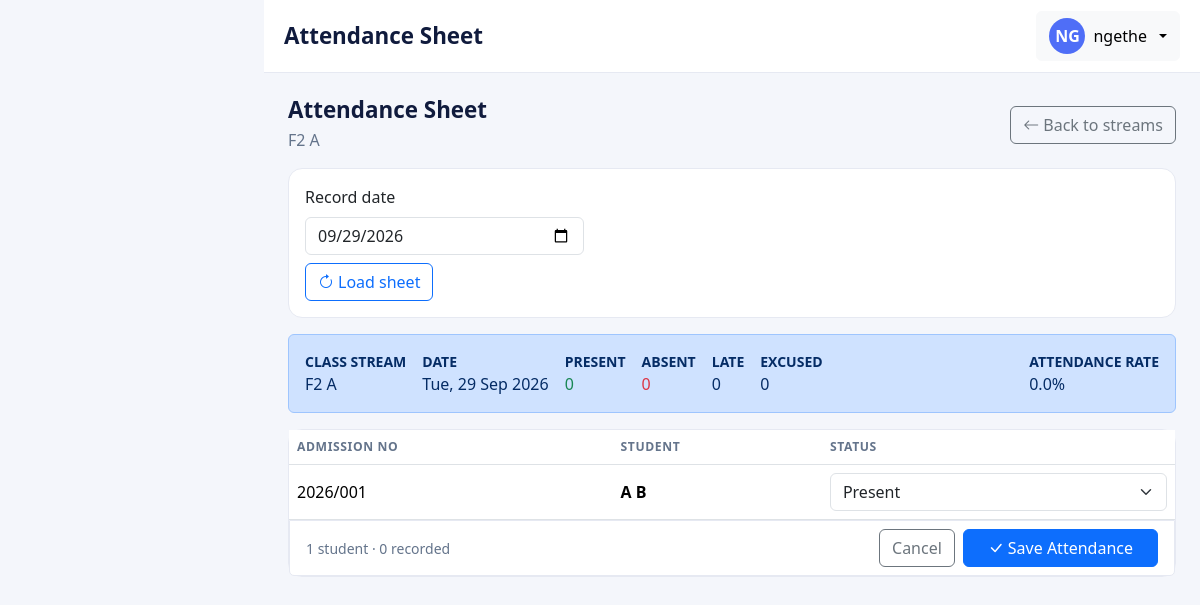
Screenshot of /attendance/sheet/?class_stream=1&date=2026-09-29 (signed in) with the database file from the repository.
### accounts/models.py (models this page shows, shortened)
class UserProfile(models.Model):
    class Roles(models.TextChoices):
        ADMIN = 'ADMIN', 'Administrator'
        TEACHER = 'TEACHER', 'Teacher'
        PARENT = 'PARENT', 'Parent'
    user = models.OneToOneField(User, on_delete=models.CASCADE, related_name='profile')
    role = models.CharField(max_length=10, choices=Roles.choices, default=Roles.PARENT)
    phone = models.CharField(max_length=20, blank=True)
    @property
    def is_admin(self):
        return self.role == self.Roles.ADMIN

### core/models.py (models this page shows, shortened)
class ClassStream(models.Model):
    school_class = models.ForeignKey(
        SchoolClass, on_delete=models.PROTECT, related_name='class_streams',
    )
    stream = models.ForeignKey(
        Stream, on_delete=models.PROTECT, related_name='class_streams',
    )
    class_teacher = models.ForeignKey(
        Teacher, null=True, blank=True,
        on_delete=models.SET_NULL, related_name='headed_streams',
    )
    subjects = models.ManyToManyField(Subject, blank=True, related_name='class_streams')
    class Meta:
        ordering = ['school_class__name', 'stream__name']
        constraints = [
            models.UniqueConstraint(
                fields=['school_class', 'stream'],
                name='unique_class_stream',
            ),
        ]
    def __str__(self):
        return f'{self.school_class.name} {self.stream.name}'

class SchoolClass(models.Model):
    name = models.CharField(max_length=100, unique=True)
    is_active = models.BooleanField(default=True)
    class Meta:
        ordering = ['name']

class Stream(models.Model):
    name = models.CharField(max_length=50, unique=True)
    class Meta:
        ordering = ['name']

### students/models.py (models this page shows, shortened)
class Student(models.Model):
    class Gender(models.TextChoices):
        MALE = 'M', 'Male'
        FEMALE = 'F', 'Female'
    class Status(models.TextChoices):
        ACTIVE = 'ACTIVE', 'Active'
        INACTIVE = 'INACTIVE', 'Inactive'
        GRADUATED = 'GRADUATED', 'Graduated'
        TRANSFERRED = 'TRANSFERRED', 'Transferred'
        SUSPENDED = 'SUSPENDED', 'Suspended'
    user = models.OneToOneField(
        User, null=True, blank=True,
        on_delete=models.SET_NULL, related_name='student',
    )
    admission_no = models.CharField(max_length=20, unique=True)
    first_name = models.CharField(max_length=100)
    middle_name = models.CharField(max_length=100, blank=True)
    last_name = models.CharField(max_length=100)
    gender = models.CharField(max_length=1, choices=Gender.choices)
    date_of_birth = models.DateField()
    class_stream = models.ForeignKey(
        'core.ClassStream', on_delete=models.PROTECT, related_name='students',
    )
    parents = models.ManyToManyField(
        Parent, through='StudentParent', related_name='children',
    )
    date_admitted = models.DateField()
    status = models.CharField(
        max_length=12, choices=Status.choices, default=Status.ACTIVE,
    )
    contact_name = models.CharField(max_length=100, blank=True)
    contact_phone = models.CharField(max_length=20, blank=True)
    class Meta:
        ordering = ['admission_no']
    @property
    def full_name(self):
        middle = f' {self.middle_name}' if self.middle_name else ''
        return f'{self.first_name}{middle} {self.last_name}'

### attendance/views.py (the view, shortened to what this page needs)
# urls.py: path('sheet/', AttendanceSheetView.as_view(), name='sheet'),
class AttendanceSheetView(LoginRequiredMixin, _PageTitleMixin, View):
    template_name = 'attendance/sheet.html'
    page_title = 'Attendance Sheet'
    def dispatch(self, request, *args, **kwargs):
        if not request.user.is_authenticated:
            return redirect_to_login(request.get_full_path())
        class_stream_id = request.GET.get('class_stream')
        if not class_stream_id:
            messages.error(request, 'Select a class stream first.')
            return HttpResponseRedirect(reverse('attendance:take'))
        self.class_stream = get_object_or_404(ClassStream, pk=class_stream_id)
        self.date = _parse_date(request.GET.get('date'))
        self.future = self.date > localdate()
        role = get_role(request.user)
        self.is_admin = role == ADMIN
        return super().dispatch(request, *args, **kwargs)
    def _roster(self):
        eligible = get_class_roster(self.class_stream, when=self.date)
        existing_records = list(
            Attendance.objects.filter(
                class_stream=self.class_stream, date=self.date
            ).select_related('student')
        )
        existing = {record.student_id: record for record in existing_records}
        pool = {student.pk: student for student in eligible}
        for record in existing_records:
            pool.setdefault(record.student_id, record.student)
        roster = sorted(pool.values(), key=lambda s: s.admission_no)
        return roster, existing
    def _formset(self, data=None):
        roster, existing = self._roster()
        initial = [
            {
                'student': student.pk,
                'status': (
                    existing[student.pk].status
                    if student.pk in existing
                    else Attendance.Status.PRESENT
                ),
            }
            for student in roster
        ]
        students = Student.objects.filter(pk__in=[s.pk for s in roster])
        return roster, AttendanceFormSet(
            data, initial=initial, form_kwargs={'students': students}
        )
    def _render(self, formset):
        roster, _ = self._roster()
        context = {
            'page_title': self.page_title,
            'class_stream': self.class_stream,
            'date': self.date,
            'future': self.future,
            'rows': list(zip(roster, formset)),
            'formset': formset,
            'summary': status_counts(
                Attendance.objects.filter(
                    class_stream=self.class_stream, date=self.date
                )
            ),
        }
        return render(self.request, self.template_name, context)
    def get(self, request, *args, **kwargs):
        roster, formset = self._formset()
        return self._render(formset)

### accounts/access.py (called while the page is built)
def get_role(user):
    if not user or not user.is_authenticated:
        return None
    profile = getattr(user, 'profile', None)
    return profile.role if profile else None

### attendance/services.py (called while the page is built)
def status_counts(queryset):
    counts = {choice: 0 for choice, _ in Attendance.Status.choices}
    rows = (
        queryset.order_by()
        .values('status')
        .annotate(total=Count('id'))
    )
    for row in rows:
        counts[row['status']] = row['total']
    total = sum(counts.values())
    percent = (counts['PRESENT'] / total * 100) if total else 0
    return {
        'counts': counts,
        'total': total,
        'percent': percent,
    }

### attendance/views.py (called while the page is built)
def _parse_date(value):
    if not value:
        return localdate()
    try:
        return datetime.strptime(value, '%Y-%m-%d').date()
    except (TypeError, ValueError):
        return localdate()

### students/services.py (called while the page is built)
def get_class_roster(class_stream, when=None, include_inactive=False):
    when = when or localdate()
    cs_id = class_stream.pk if isinstance(class_stream, ClassStream) else class_stream
    member_ids = set(
        StudentEnrollment.objects.filter(
            class_stream_id=cs_id,
            start_date__lte=when,
        )
        .filter(Q(end_date__isnull=True) | Q(end_date__gt=when))
        .values_list('student_id', flat=True)
    )
    member_ids |= set(
        Student.objects.filter(class_stream_id=cs_id)
        .exclude(pk__in=StudentEnrollment.objects.values_list('student_id', flat=True))
        .values_list('pk', flat=True)
    )
    students = Student.objects.filter(pk__in=member_ids).order_by('admission_no')
    if not include_inactive:
        students = students.filter(status=Student.Status.ACTIVE)
    return students

### templates/attendance/sheet.html (shortened to what this page needs)
{% extends 'base.html' %}
{% block content %}
  <div class="d-flex flex-wrap justify-content-between align-items-center gap-2 mb-3">
    <div>
      <h1 class="page-title mb-1">Attendance Sheet</h1>
      <p class="text-subtle mb-0">{{ class_stream }}</p>
    </div>
    <a href="{% url 'attendance:take' %}" class="btn btn-outline-secondary">
      <i class="bi bi-arrow-left me-1"></i>Back to streams
    </a>
  </div>
  <form method="get" class="card card-body-section mb-3">
    <div class="card-body py-3">
      <div class="row g-2 align-items-end">
        <div class="col-12 col-md-4">
          <label class="form-label" for="id_date">Record date</label>
          <input type="date" name="date" id="id_date" class="form-control"
                 value="{{ date|date:'Y-m-d' }}" max="{{ date|date:'Y-m-d' }}">
        </div>
        <div class="col-12 d-flex gap-2">
          <button type="submit" class="btn btn-outline-primary">
            <i class="bi bi-arrow-clockwise me-1"></i>Load sheet
          </button>
        </div>
      </div>
    </div>
  </form>
  <div class="alert alert-primary d-flex flex-wrap gap-3 mb-3 align-items-center">
    <div><strong class="text-uppercase small d-block">Class stream</strong>{{ class_stream }}</div>
    <div><strong class="text-uppercase small d-block">Date</strong>{{ date|date:'D, d M Y' }}</div>
    <div><strong class="text-uppercase small d-block">Present</strong><span class="text-success">{{ summary.counts.PRESENT }}</span></div>
    <div><strong class="text-uppercase small d-block">Absent</strong><span class="text-danger">{{ summary.counts.ABSENT }}</span></div>
    <div><strong class="text-uppercase small d-block">Late</strong>{{ summary.counts.LATE }}</div>
    <div><strong class="text-uppercase small d-block">Excused</strong>{{ summary.counts.EXCUSED }}</div>
    <div class="ms-auto"><strong class="text-uppercase small d-block">Attendance rate</strong>{{ summary.percent|floatformat:1 }}%</div>
  </div>
  <form method="post" novalidate>
    <div class="card card-body-section">
      <div class="card-body p-0">
        {% if rows %}
          <div class="table-responsive">
            <table class="table align-middle mb-0">
              <thead>
                <tr>
                  <th>Admission No</th>
                  <th>Student</th>
                  <th>Status</th>
                </tr>
              </thead>
              <tbody>
                {% for student, form in rows %}
                  <tr>
                    <td>{{ student.admission_no }}</td>
                    <td class="fw-semibold">{{ student.full_name }}</td>
                    <td>
                      {{ form.status }}
                    </td>
                  </tr>
                {% endfor %}
              </tbody>
            </table>
          </div>
          <div class="card-footer card-body-section d-flex align-items-center justify-content-between">
            <span class="text-subtle small">
              {{ rows|length }} student{{ rows|length|pluralize }} · {{ summary.total }} recorded
            </span>
            <div class="d-flex gap-2">
              <a href="{% url 'attendance:take' %}" class="btn btn-outline-secondary">Cancel</a>
              <button type="submit" class="btn btn-primary px-4" {% if future %}disabled{% endif %}>
                <i class="bi bi-check-lg me-1"></i>Save Attendance
              </button>
            </div>
          </div>
        {% else %}
          {% include 'partials/empty_state.html' with message='No students in this class stream to record attendance for.' %}
        {% endif %}
      </div>
    </div>
  </form>
{% endblock %}

### templates/partials/topbar.html (shortened to what this page needs)
<header class="app-topbar">
  <div class="d-flex align-items-center justify-content-between gap-2">
    <div class="d-flex align-items-center gap-2">
      <h1 class="page-title mb-0">{% block page_title %}{{ page_title|default:"Dashboard" }}{% endblock %}</h1>
    </div>
    <div class="d-flex align-items-center gap-2">
      {% if user_profile %}
        <div class="dropdown">
          <button class="btn btn-light dropdown-toggle d-flex align-items-center gap-2" type="button"
                  data-bs-toggle="dropdown" aria-expanded="false">
            <span class="user-avatar">{{ user_profile.user.username|slice:":2"|upper }}</span>
            <span class="d-none d-md-inline">{{ user_profile.user.get_full_name|default:user_profile.user.username }}</span>
          </button>
        </div>
      {% endif %}
    </div>
  </div>
</header>

### static/css/app.css (style rules this page uses)
:root { --brand-navy: #101b3d; --brand-navy-2: #1b2a5e; --brand-accent: #4f6ef7; --brand-accent-soft: #eef1fe; --body-bg: #f4f6fb; --sidebar-width: 264px; --text-muted: #64748b; }
body.app-body { background-color: var(--body-bg); font-family: 'Segoe UI', system-ui, -apple-system, sans-serif; }
.app-topbar { background: #fff; border-bottom: 1px solid #e6e9f2; padding: 0.7rem 1.25rem; position: sticky; top: 0; z-index: 100; }
.card-body-section { background: #fff; border: 1px solid #e6e9f2; border-radius: 14px; }
.table > :not(caption) > * > * { vertical-align: middle; }
.table thead th { font-size: 0.76rem; text-transform: uppercase; letter-spacing: 0.05em; color: var(--text-muted); border-bottom-width: 1px; white-space: nowrap; }
.page-title { font-size: 1.4rem; font-weight: 700; color: var(--brand-navy); margin: 0; }
.text-subtle { color: var(--text-muted); }
.user-avatar { width: 36px; height: 36px; border-radius: 50%; background: var(--brand-accent); color: #fff; display: inline-flex; align-items: center; justify-content: center; font-weight: 600; }

### rows the page displays
UserProfile: user.username "NG", user.get_full_name "ngethe"
ClassStream: school_class+stream "F2 A"
Student: admission_no "2026/001", full_name "A B"

### other values shown
{{ page_title|default:"Dashboard" }} "Attendance Sheet"
{{ date|date:'D, d M Y' }} "Tue, 29 Sep 2026"
{{ summary.counts.PRESENT }} "0"
{{ summary.counts.ABSENT }} "0"
{{ summary.counts.LATE }} "0"
{{ summary.counts.EXCUSED }} "0"
{{ summary.percent|floatformat:1 }} "0.0"
{{ rows|length }} "1"
{{ summary.total }} "0"
